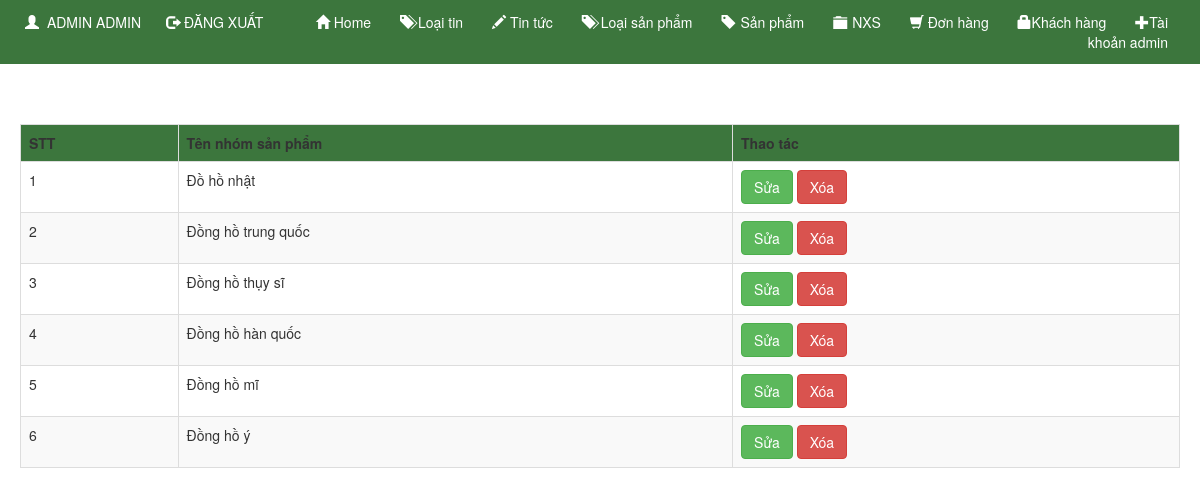
/admin/Index.php?page=quanlynhomsanpham (signed in), run on the app's committed database.
### tables this page shows
CREATE TABLE `tbl_product_group` (
  `IdGroupProduct` int(156) NOT NULL,
  `NameGroupProduct` varchar(156) NOT NULL
);

### admin/View/quanlynhomsanpham.php (the view)
<?php
	$sql = "SELECT* FROM tbl_product_group";
	$query = mysqli_query($conn, $sql);
?>
	<br><br>
	<table class="table table-striped table-hover table-bordered">
		<tr>
			<td style="font-weight: bold; background: #3c763d;">STT</td>
			<td style="font-weight: bold; background: #3c763d;">Tên nhóm sản phẩm</td>
			<td style="font-weight: bold; background: #3c763d;">Thao tác</td>
		</tr>
		<?php
		while ($row = mysqli_fetch_array($query)) {
			?>
		<tr>
			<td><?php echo($row["IdGroupProduct"]) ?></td>
			<td><?php echo($row["NameGroupProduct"]) ?></td>
			<td><a class="btn btn-success" href="Index.php?page=suanhomsanpham&&masp=<?php echo $row["IdGroupProduct"] ?>">Sửa</a>  <a class="btn btn-danger" href="">Xóa</a></td>
		</tr>
		<?php
	}
	?>
</table>

### admin/Index.php (shortened to what this page needs)
<?php
include("../connection.php");
?>
<!DOCTYPE html>
<html>
<head>
    <link rel="stylesheet" href="../bootstrap/fonts/fontawesome.min.css">
    <link href="../bootstrap/css/bootstrap.min.css" rel="stylesheet">
    <link rel="stylesheet" type="text/css" href="../bootstrap/css/styleAdmin.css">
</head>
<body>
    <div class="menu-top">
        <ul class="menu">
            <li style="float: left; text-transform: uppercase">
                <?php if (isset($_SESSION['admin'])) {
					echo ("<a href=''><i class='glyphicon glyphicon-user' style='margin-right:4px;'></i> admin " . $_SESSION['admin'] . "</a>");
				}
				?>
            </li>
            <li style="float: left; text-transform:uppercase">
                <?php if (isset($_SESSION['admin'])) {
					echo ("<a href='View/dangxuat.php'><i class='glyphicon glyphicon-log-out' style='margin-right:4px;'></i>Đăng xuất</a>");
				} ?>
            </li>
            <li><a href="Index.php?page=trangchu"><span class="glyphicon glyphicon-home"></span> Home</a></li>
            <li><a href="Index.php?page=quanlynhomtintuc"><span class="glyphicon glyphicon-tags"></span> Loại tin</a></li>
            <li><a href="Index.php?page=quanlytintuc"><span class="glyphicon glyphicon-pencil"></span> Tin tức</a></li>
            <li><a href="Index.php?page=quanlynhomsanpham"><span class="glyphicon glyphicon-tags" style="margin-right: 5px;"></span>Loại sản phẩm</a></li>
            <li><a href="Index.php?page=quanlysanpham"><span class="glyphicon glyphicon-tag" style="margin-right: 5px;"></span>Sản phẩm</a></li>
            <li><a href="Index.php?page=quanlynhasanxuat"><span class="	glyphicon glyphicon-folder-close" style="margin-right: 5px;"></span>NXS</a></li>
            <li><a href="Index.php?page=quanlydonhang"><span class="glyphicon glyphicon-shopping-cart"></span> Đơn hàng</a></li>
            <li><a href="Index.php?page=quanlykhachhang"><span class="glyphicon glyphicon-lock"></span>Khách hàng</a></li>
            <li><a href="Index.php?page=themtaikhoanadmin"><span class="glyphicon glyphicon-plus"></span>Tài khoản admin</a></li>
        </ul>
    </div>
    <div class="main">
        <div>
            <?php
			if (isset($_GET['page'])) {
				$page = $_GET['page'];
				switch ($page) {
					case 'quanlynhomsanpham':
						require 'View/quanlynhomsanpham.php';
						break;
				}
			}
			?>
        </div>
    </div>
</body>
</html>

### data on the page
tbl_product_group: IdGroupProduct "1", NameGroupProduct "Đồ hồ nhật"
tbl_product_group: IdGroupProduct "2", NameGroupProduct "Đồng hồ trung quốc"
tbl_product_group: IdGroupProduct "3", NameGroupProduct "Đồng hồ thụy sĩ"
tbl_product_group: IdGroupProduct "4", NameGroupProduct "Đồng hồ hàn quốc"
tbl_product_group: IdGroupProduct "5", NameGroupProduct "Đồng hồ mĩ"
tbl_product_group: IdGroupProduct "6", NameGroupProduct "Đồng hồ ý"

### other printed values
$_SESSION['admin'] "ADMIN"
